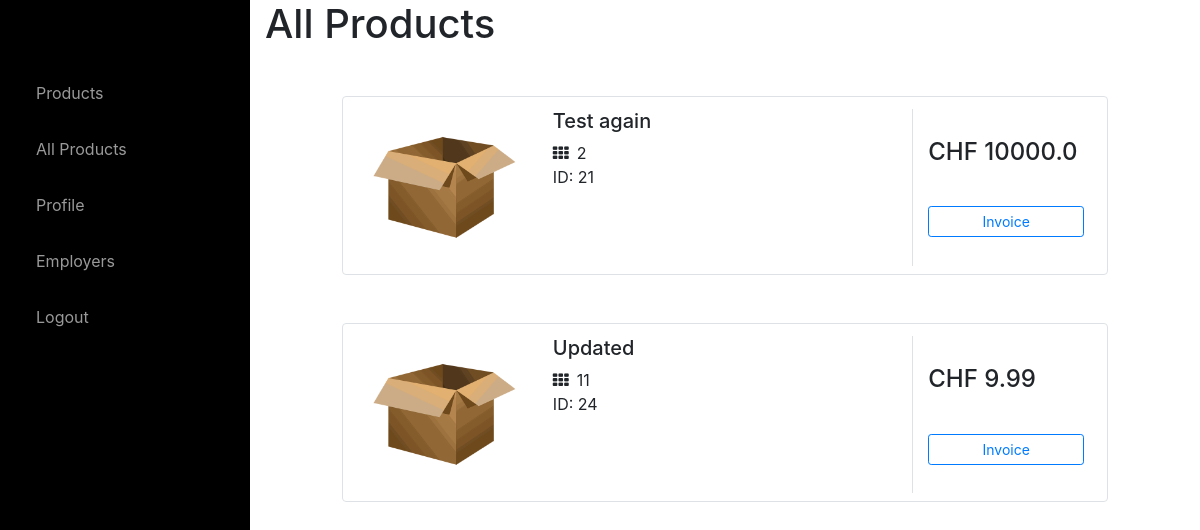
Page /products (signed in) on the earlier database version.
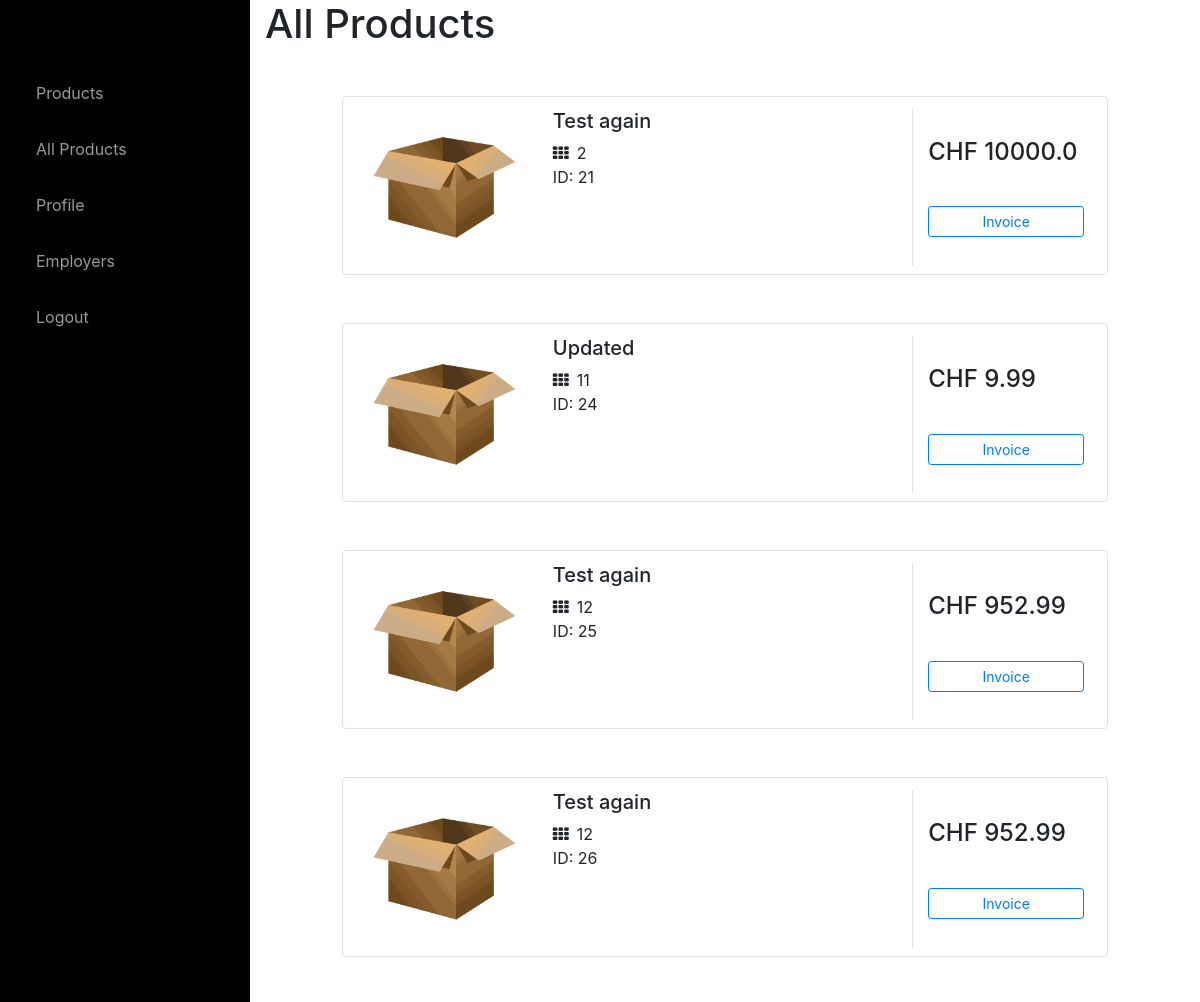
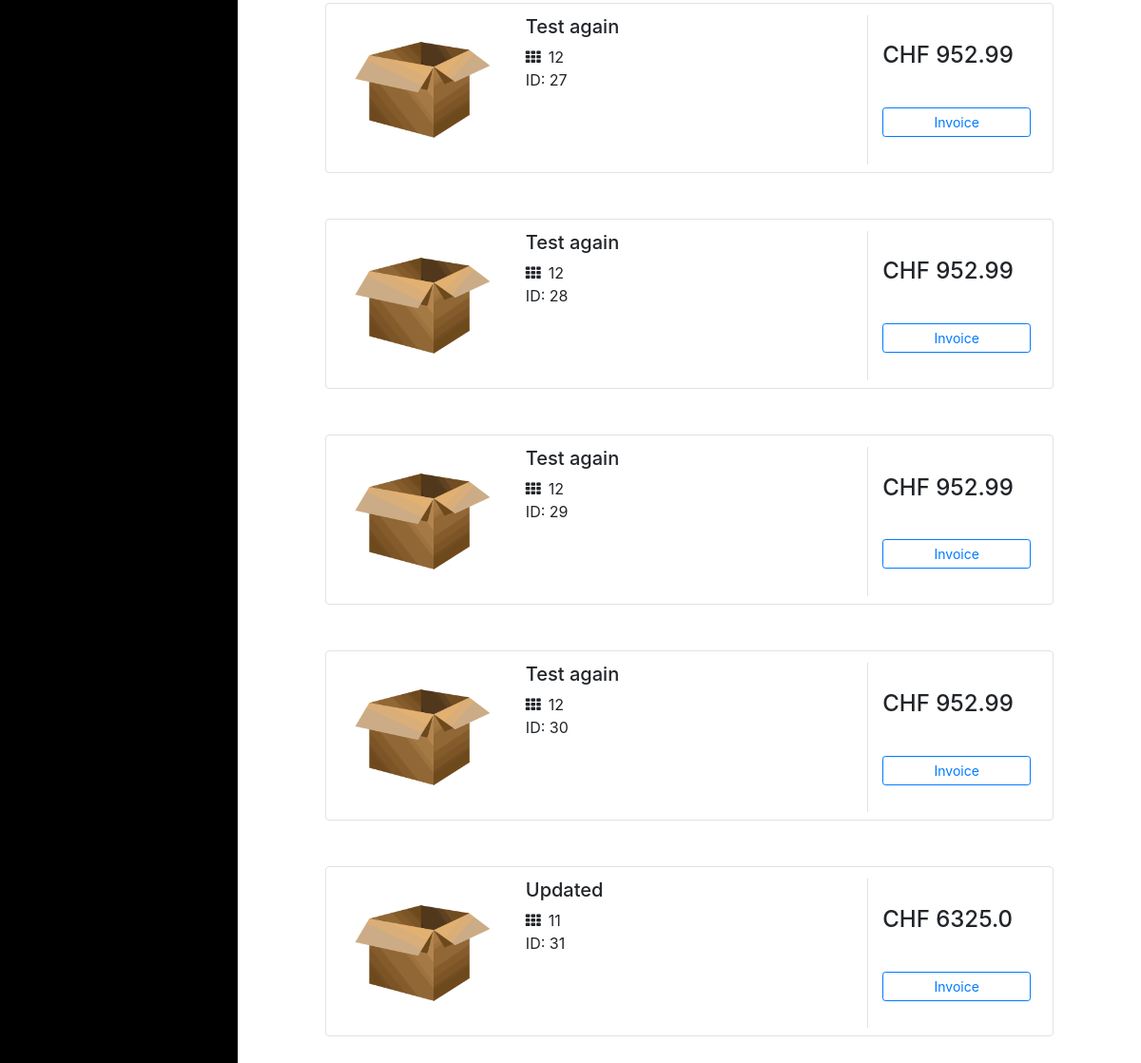
Same page on the later database version (2 pictures, top to bottom).
### website/models.py (models this page shows)
class Product(db.Model):
    id = db.Column(db.Integer, primary_key=True)
    product_name = db.Column(db.String(150))
    description = db.Column(db.String(10000))
    price = db.Column(db.Float)
    qty = db.Column(db.Integer)
    date = db.Column(db.DateTime(timezone=True), default=func.now())
    user_id = db.Column(db.Integer, db.ForeignKey('user.id'))

### website/views.py (the view)
@views.route('/products')
@login_required
def products():
    products = Product.query.all()
    return render_template("products.html", products=products, user=current_user)

### website/templates/products.html (shortened to what this page needs)
{% extends "base.html" %} {% block title %}Products{% endblock %} {% block content%}
<h1>All Products</h1>
{% for product in products %}
<div class="container mt-5 mb-5">
  <div class="d-flex justify-content-center row">
    <div class="col-md-10">
      <div class="row p-2 bg-white border rounded">
        <div class="col-md-3 mt-1"><img class="img-fluid img-responsive rounded product-image"
            src="{{ url_for('static',filename='IMG/defaultproduct.png')}}"></div>
        <div class="col-md-6 mt-1">
            {% if product.product_name %}<h5>{{ product.product_name }}</h5>{% endif %}
          <div class="d-flex flex-row">
            {% if product.qty %}<div class="ratings mr-2"><i class="fa fa-th"></i></div><span>{{ product.qty }}</span>{% endif %}
          </div>
          {% if product.id %}<p class="text-justify text-truncate para mb-0">ID: {{ product.id }}<br><br></p>{% endif %}
        </div>
        <div class="align-items-center align-content-center col-md-3 border-left mt-1">
          <div class="d-flex flex-row align-items-center">
            {% if product.price %} <h4 class="mr-1">CHF {{ product.price }}</h4>{% endif %}
          </div>
          <div class="d-flex flex-column mt-4">
           <a class="btn btn-outline-primary btn-sm mt-2" type="button" href="/detail/{{product.id}}">Invoice</a>
          </div>
        </div>
      </div>
    </div>
    {% endfor %}
  </div>
</div>
</div>
</div>
{% endblock %}

Differences in the rows shown:
added Product: product_name "Test again", qty "12", id "25", price "952.99"
added Product: product_name "Test again", qty "12", id "26", price "952.99"
added Product: product_name "Test again", qty "12", id "27", price "952.99"
added Product: product_name "Test again", qty "12", id "28", price "952.99"
added Product: product_name "Test again", qty "12", id "29", price "952.99"
added Product: product_name "Test again", qty "12", id "30", price "952.99"
added Product: product_name "Updated", qty "11", id "31", price "6325.0"
